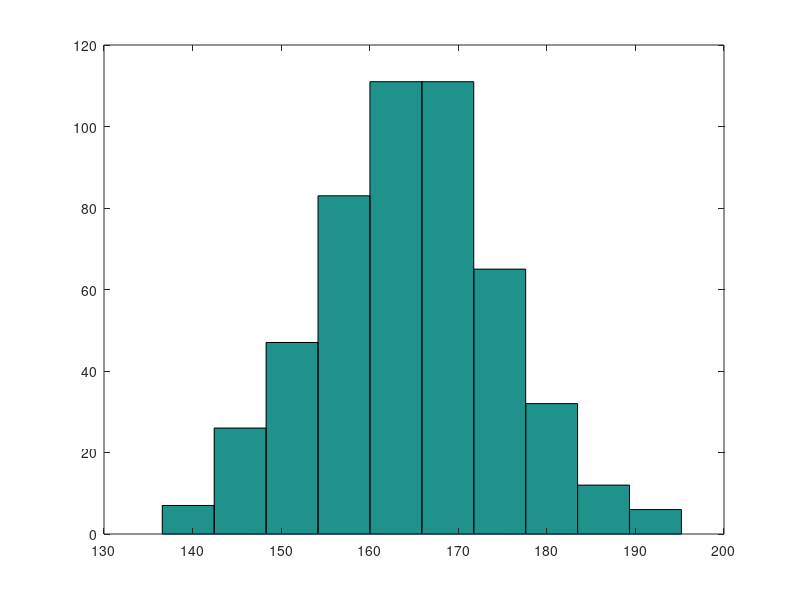

MATLAB code to generate this figure:
N = 500;
valMedie = 165;
deviatia = 10;
vec = [];
inalt = [];

for i = 1:N
    rez = normrnd(valMedie, deviatia);
    vec = [vec, rez];
    
    if rez >= 160 && rez <= 170
      inalt = [inalt, rez];
    endif
    
endfor

#subpunctul 1
hist(vec, 10);
hold on;

#subpunctul 2
x = linspace(min(vec), max(vec), 10);
z = normpdf(x, valMedie, deviatia);

plot(x,z);

# subpunctul 3
Medie = mean(vec)
valMedie
dev = std(vec)
deviatia
frecventaRelativa = length(inalt) / N
frecventaTeoretica = normcdf(170, valMedie, deviatia) - normcdf(160, 165, 10)